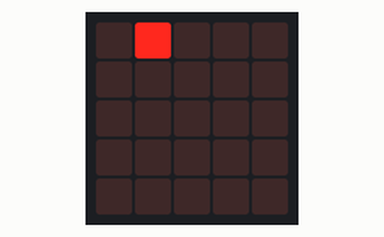
The program below on a simulated BBC micro:bit (MakeCode). On the bench: the board's 5×5 LED display. Dim RGB values are drawn brighter than linear; random numbers come from a fixed seed.

Above: at 0.1 s.
At 1.1 s:
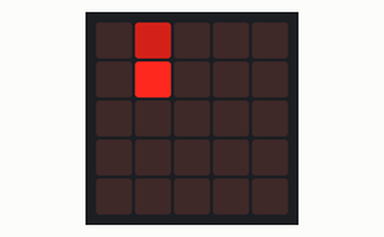
At 2.1 s:
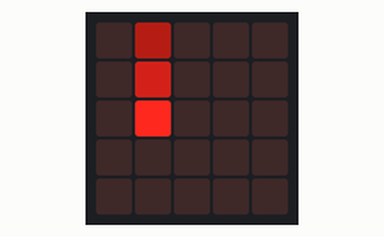
At 3.1 s:
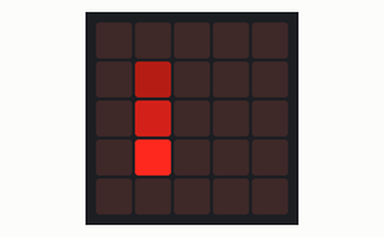
At 4.1 s:
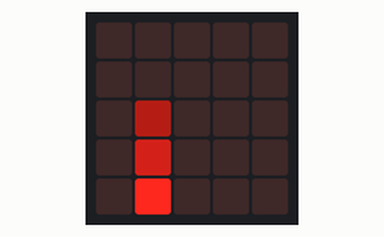
At 6.1 s:
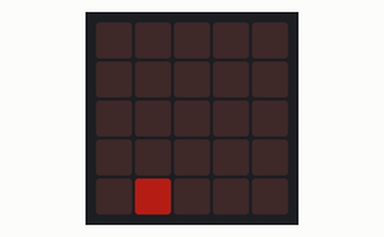

Measured:
- what the display in image 1 shows lasts 1.0 s, from 1.0 s to 2.0 s

The program:

main.ts
```typescript
let x = randint(0, 4)
let y = 0
let p1x = x
let p1y = -1
let p2x = x
let p2y = -2
led.plotBrightness(x, y, 1000)
led.plotBrightness(p1x, p1y, 500)
led.plotBrightness(p2x, p2y, 250)
basic.forever(function () {
    while (true) {
        basic.pause(1000)
        led.unplot(x, y)
        led.unplot(p1x, p1y)
        led.unplot(p2x, p2y)
        y += 1
        p1y += 1
        p2y += 1
        led.plotBrightness(x, y, 255)
        led.plotBrightness(p1x, p1y, 127)
        led.plotBrightness(p2x, p2y, 63)
    }
})
```

test.ts
```typescript
// les tests vont ici ; cela ne sera pas compilé si ce paquet est utilisé en tant qu'extension.
```
